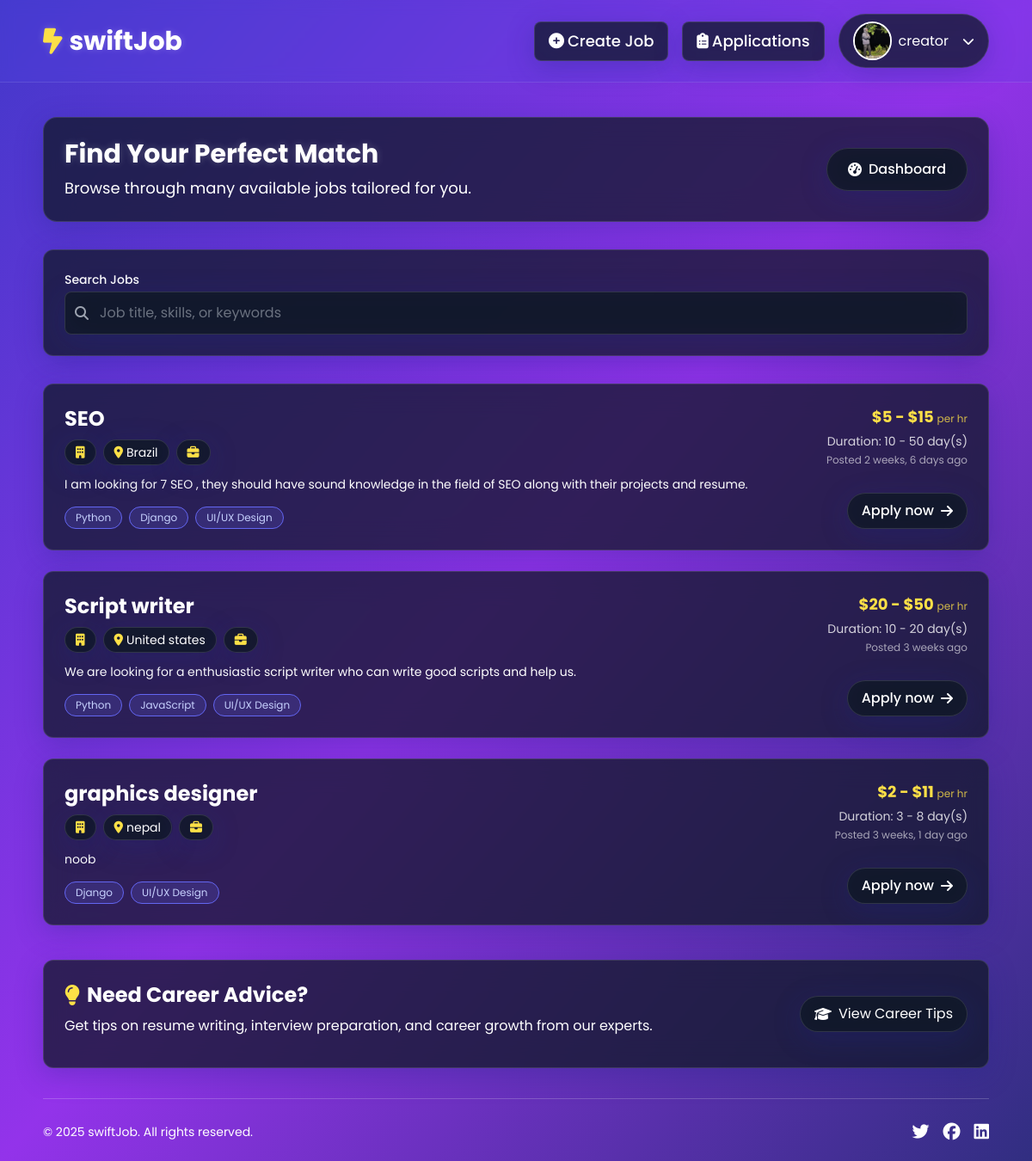
/job/avialable-jobs/ (signed in), run on the app's committed database.
### accounts/models.py (models this page shows, shortened)
class Profile(models.Model):
    JOB_SEEKER = 'job_seeker'
    JOB_CREATOR = 'job_creator'
    ROLE_CHOICES = [
        (JOB_SEEKER, 'Job Seeker'),
        (JOB_CREATOR, 'Job Creator'),
    ]
    user = models.OneToOneField(User, on_delete=models.CASCADE)
    profile_picture = models.ImageField(upload_to='profile_pics/', null=True, blank=True, default='images/default.webp')
    role = models.CharField(max_length=20, choices=ROLE_CHOICES, default=JOB_SEEKER)

### job/models.py (models this page shows, shortened)
class JobCreation(models.Model):
    job_creator = models.ForeignKey(User, on_delete=models.CASCADE)
    job_title = models.CharField(max_length=200)
    category = models.ForeignKey(Category, on_delete=models.CASCADE)
    job_description = models.TextField()
    min_price = models.IntegerField(validators=[MinValueValidator(0)],default=0)
    max_price = models.IntegerField(validators=[MinValueValidator(0)])
    min_time = models.IntegerField(validators=[MinValueValidator(0)])
    max_time = models.IntegerField(validators=[MinValueValidator(0)])
    location = models.CharField(max_length=50,null=True,blank=True)
    required_skills = models.ManyToManyField(Skill)
    experience = models.ForeignKey(Experience, on_delete=models.SET_NULL,null=True,blank=True)
    created_at = models.DateTimeField(auto_now_add=True)
    slug = models.SlugField(unique=True,null=True,blank=True)

class Skill(models.Model):
    name = models.CharField(max_length=200)
    slug = models.SlugField(unique=True,null=True,blank=True)
    def __str__(self):
        return self.name

### job/views.py (the view)
# urls.py: path('avialable-jobs/',views.available_jobs_view,name='avialable-jobs'),
def available_jobs_view(request):
    query = request.GET.get('q', '')
    jobs = JobCreation.objects.all().order_by('-created_at')
    search_results = []
    if query:
        search_results = jobs.filter(Q(job_title__icontains=query) | Q(category__name__icontains=query) | Q(required_skills__name__icontains=query)).distinct()
    else:
        search_results = jobs
    context = {
        'jobs':jobs,
        'query':query,
        'search_results':search_results
    }
    return render(request,'job/avialable_jobs.html',context)

### job/templates/job/avialable_jobs.html (shortened to what this page needs)
{% extends 'base.html' %}
{% load static %}
{% block content %}
<div class="text-white">
    <div class="glass-effect p-6 xs-p-4 rounded-2xl mb-8 xs-mb-5">
        <div class="flex flex-col md:flex-row justify-between items-center gap-4">
            <div>
                <h1 class="text-3xl xs-text-2xl font-bold mb-2 text-shadow">Find Your Perfect Match</h1>
                <p class="text-lg xs-text-base">Browse through {{ jobs_count|default:"many" }} available jobs tailored for you.</p>
            </div>
            <div class="flex items-center gap-3">
                <a href="{% url 'job:job-seeker' %}" class="glass-effect py-3 xs-py-2 px-6 xs-px-4 rounded-full font-medium hover:bg-white hover:text-indigo-700 transition-all duration-300 ease-in-out flex items-center gap-2 hover-scale">
                    <i class="fa-solid fa-gauge-high"></i> Dashboard
                </a>
            </div>
        </div>
    </div>
    <div class="glass-effect p-6 xs-p-4 rounded-xl mb-8 xs-mb-5">
        <form method="GET" action="{% url 'job:avialable-jobs' %}">
            <div class="grid grid-cols-1 md:grid-cols-1 gap-4 xs-gap-3">
                <div class="col-span-1 md:col-span-2">
                    <label for="search" class="block text-sm font-medium mb-1">Search Jobs</label>
                    <div class="relative">
                        <i class="fa-solid fa-search absolute z-10 left-3 top-1/2 transform -translate-y-1/2 text-gray-400"></i>
                        <input type="text" id="search" name="q" query="{{query}}" placeholder="Job title, skills, or keywords"
                                class="glass-effect py-3 xs-py-2 px-10 rounded-lg w-full focus:outline-none focus:ring-2 focus:ring-yellow-300"
                                value="{{query}}">
                    </div>
                </div>
            </div>
        </form>
    </div>
     {% if query %}
     {% if search_results %}
     <p class="text-lg md:text-2xl xs-p-4 xs-text-base md:font-medium mb-8">Search result for "{{query}}" </p>
     {% for job in search_results %}
     <div class="glass-effect p-6 xs-p-4 mb-5 rounded-xl hover-scale transition-all duration-300">
         <div class="flex flex-col lg:flex-row justify-between gap-4">
             <div class="flex-1">
                 <h2 class="text-2xl xs-text-xl font-bold mb-2">{{ job.job_title }}</h2>
                 <div class="flex flex-wrap gap-2 mb-3">
                     <span class="glass-effect py-1 px-3 rounded-full text-sm xs-text-xs flex items-center gap-1">
                         <i class="fa-solid fa-building text-yellow-300"></i> {{ job.company_name }}
                     </span>
                     {% if job.location %}
                     <span class="glass-effect py-1 px-3 rounded-full text-sm xs-text-xs flex items-center gap-1">
                         <i class="fa-solid fa-location-dot text-yellow-300"></i> {{ job.location }}
                     </span>
                     {% else %}
                     <span class="glass-effect py-1 px-3 rounded-full text-sm xs-text-xs flex items-center gap-1">
                         <i class="fa-solid fa-globe text-yellow-300"></i> Remote
                     </span>
                     {% endif %}
                     <span class="glass-effect py-1 px-3 rounded-full text-sm xs-text-xs flex items-center gap-1">
                         <i class="fa-solid fa-briefcase text-yellow-300"></i> {{ job.category.name }}
                     </span>
                 </div>
                 <p class="text-sm xs-text-xs mb-4 line-clamp-2">{{ job.job_description }}</p>
                 <div class="flex flex-wrap gap-2 mt-4">
                     {% for skill in job.required_skills.all %}
                     <span class="bg-indigo-500 bg-opacity-20 text-indigo-200 text-xs px-3 py-1 rounded-full border border-indigo-500">
                         {{ skill }}
                     </span>
                     {% endfor %}
                 </div>
             </div>
             <div class="flex flex-col justify-between items-end">
                 <div class="text-right mb-4 lg:mb-0">
                     <div class="text-yellow-300 font-bold text-lg xs-text-base mb-1">
                         ${{ job.min_price }} - ${{ job.max_price }}
                         <span class="text-xs font-normal opacity-80">per hr</span>
                     </div>
                     <div class="text-sm xs-text-xs opacity-80">
                         Duration: {{ job.min_time }} - {{ job.max_time }} day(s)
                     </div>
                     <div class="text-xs opacity-60 mt-1">
                         Posted {{ job.created_at|timesince }} ago
                     </div>
                 </div>
                 <a href="{% url "application:job-application-form" job.slug %}" class="glass-effect py-2 px-4 rounded-full font-medium hover:bg-white hover:text-indigo-700 transition-all duration-300 ease-in-out flex items-center gap-2 hover-scale">
                     Apply now <i class="fa-solid fa-arrow-right"></i>
                 </a>
             </div>
         </div>
     </div>
 {% endfor %}
 {% else %}
 <h2 class="text-xl md:text-2xl font-medium">No jobs found for "{{query}}" </h2>
     {% endif %}
     {% else %}
     <div class="space-y-6 xs-space-y-4">
         {% if jobs %}
             {% for job in jobs %}
                 <div class="glass-effect p-6 xs-p-4 rounded-xl hover-scale transition-all duration-300">
                     <div class="flex flex-col lg:flex-row justify-between gap-4">
                         <div class="flex-1">
                             <h2 class="text-2xl xs-text-xl font-bold mb-2">{{ job.job_title }}</h2>
                             <div class="flex flex-wrap gap-2 mb-3">
                                 <span class="glass-effect py-1 px-3 rounded-full text-sm xs-text-xs flex items-center gap-1">
                                     <i class="fa-solid fa-building text-yellow-300"></i> {{ job.company_name }}
                                 </span>
                                 {% if job.location %}
                                 <span class="glass-effect py-1 px-3 rounded-full text-sm xs-text-xs flex items-center gap-1">
                                     <i class="fa-solid fa-location-dot text-yellow-300"></i> {{ job.location }}
                                 </span>
                                 {% else %}
                                 <span class="glass-effect py-1 px-3 rounded-full text-sm xs-text-xs flex items-center gap-1">
                                     <i class="fa-solid fa-globe text-yellow-300"></i> Remote
                                 </span>
                                 {% endif %}
                                 <span class="glass-effect py-1 px-3 rounded-full text-sm xs-text-xs flex items-center gap-1">
                                     <i class="fa-solid fa-briefcase text-yellow-300"></i> {{ job.job_type }}
                                 </span>
                             </div>
                             <p class="text-sm xs-text-xs mb-4 line-clamp-2">{{ job.job_description }}</p>
                             <div class="flex flex-wrap gap-2 mt-4">
                                 {% for skill in job.required_skills.all %}
                                 <span class="bg-indigo-500 bg-opacity-20 text-indigo-200 text-xs px-3 py-1 rounded-full border border-indigo-500">
                                     {{ skill }}
                                 </span>
                                 {% endfor %}
                             </div>
                         </div>
                         <div class="flex flex-col justify-between items-end">
                             <div class="text-right mb-4 lg:mb-0">
                                 <div class="text-yellow-300 font-bold text-lg xs-text-base mb-1">
                                     ${{ job.min_price }} - ${{ job.max_price }}
                                     <span class="text-xs font-normal opacity-80">per hr</span>
                                 </div>
                                 <div class="text-sm xs-text-xs opacity-80">
                                     Duration: {{ job.min_time }} - {{ job.max_time }} day(s)
                                 </div>
                                 <div class="text-xs opacity-60 mt-1">
                                     Posted {{ job.created_at|timesince }} ago
                                 </div>
                             </div>
                             <a href="{% url "application:job-application-form" job.slug %}" class="glass-effect py-2 px-4 rounded-full font-medium hover:bg-white hover:text-indigo-700 transition-all duration-300 ease-in-out flex items-center gap-2 hover-scale">
                                 Apply now <i class="fa-solid fa-arrow-right"></i>
                             </a>
                         </div>
                     </div>
                 </div>
             {% endfor %}
         {% endif %}
     </div>
     <div class="glass-effect p-6 xs-p-4 rounded-xl mt-10">
         <div class="flex flex-col md:flex-row justify-between items-center gap-4">
             <div>
                 <h2 class="text-2xl xs-text-xl font-bold mb-2 flex items-center gap-2">
                     <i class="fa-solid fa-lightbulb text-yellow-300"></i> Need Career Advice?
                 </h2>
                 <p class="mb-3">Get tips on resume writing, interview preparation, and career growth from our experts.</p>
             </div>
             <a href="#" class="glass-effect py-2 px-4 rounded-full hover:bg-white hover:text-indigo-700 transition-all duration-300 flex items-center gap-2 hover-scale">
                 <i class="fa-solid fa-graduation-cap"></i> View Career Tips
             </a>
         </div>
     </div>
 </div>
     {% endif %}
{% endblock content %}

### templates/base.html (shortened to what this page needs)
{% load static tailwind_tags %}
{% load static %}
<!DOCTYPE html>
<html lang="en">
<head>
    <link rel="stylesheet" href="https://cdnjs.cloudflare.com/ajax/libs/font-awesome/6.7.2/css/all.min.css" />
    {% tailwind_css %}
    <link rel="stylesheet" href="{% static "css/style.css" %}">
</head>
<body class="font-['Poppins',sans-serif] bg-gradient-to-br from-indigo-700 via-purple-600 to-indigo-900 min-h-screen relative overflow-x-hidden">
    <header class="text-white sticky top-0 z-50">
        <nav class="navbar-blur flex justify-between py-4 px-5 md:px-[50px] xs-px-2 xs-py-2 lg:max-w-screen-xl mx-auto w-full transition-all duration-300">
            <a href="{% if request.user.is_authenticated and request.user.profile.role == 'job_creator' %} {% url "job:job-creator" %} {% elif request.user.is_authenticated and request.user.profile.role == 'job_seeker'  %}{% url "job:job-seeker" %} {% else %} / {% endif %}" class="text-2xl font-bold md:text-3xl xs-text-lg flex items-center text-shadow">
                <i class="fa-solid fa-bolt-lightning mr-2 text-yellow-300"></i>swiftJob
            </a>
            {% if request.user.is_authenticated %}
            <div class="flex gap-4 xs-gap-3 items-center relative">
                {% if request.user.profile.role == 'job_creator' %}
                <a href="{% url "job:job-creation-form" %}" class="glass-effect md:font-medium md:text-lg xs-text-sm md:hover:text-yellow-300 md:transition-all duration-300 ease-in-out py-2 px-5 md:px-4 xs-px-3 xs-py-2 rounded-lg hidden md:flex md:items-center hover-scale">
                    <i class="fa-solid fa-plus-circle mr-1"></i> <span class="max-xs:hidden">Create Job</span>
                </a>
                <a href="{% url "application:applications" %}" class="glass-effect md:font-medium md:text-lg xs-text-sm md:hover:text-yellow-300 md:transition-all duration-300 ease-in-out py-2 px-5 md:px-4 xs-px-3 xs-py-2 rounded-lg hidden md:flex md:items-center hover-scale">
                    <i class="fa-solid fa-clipboard-list mr-1"></i> <span class="max-xs:hidden">Applications</span>
                </a>
                {% endif %}
                <div id="profile" class="flex items-center gap-4 xs-gap-2 glass-effect py-2 px-4 xs-px-3 xs-py-2 rounded-full hover-scale transition-all duration-300 cursor-pointer">
                    <span class="flex gap-2 items-center">
                        {% if user.profile.profile_picture %}
                        <img src="{{user.profile.profile_picture.url}}" alt="" class="h-[45px] w-[45px] xs-h-8 xs-w-8 rounded-full object-cover object-center border-2 border-white">
                        {% else %}
                        <img src="{% static "images/default.webp" %}" alt="" class="h-[45px] w-[45px] xs-h-8 xs-w-8 rounded-full object-contain object-center border-2 border-white">
                        {% endif %}
                        <p class="hidden md:block"> {{user.username}} </p>
                    </span>
                    <i class="fa-solid fa-chevron-down text-sm" id="dropdown-arrow"></i>
                </div>
            </div>
            {% endif %}
        </nav>
    </header>
    <main class="max-w-screen-xl mb-5  mx-auto px-5 md:px-[50px] xs-px-2 py-10 xs-py-5">
        {% block content %}{% endblock content %}
    </main>
    <footer class="mt-auto text-white py-6 xs-py-4 max-w-screen-xl mx-auto">
        <div class="max-w-screen-xl mx-auto px-5 md:px-[50px] xs-px-3 absolute bottom-0 w-full pb-5">
            <div class="flex flex-col md:flex-row justify-between items-center border-t border-white/20 pt-6 xs-pt-4">
                <div>
                    <p class="text-sm xs-text-xs">&copy; 2025 swiftJob. All rights reserved.</p>
                </div>
                <div class="flex gap-4 xs-gap-3 mt-4 md:mt-0">
                    <a href="#" class="text-white hover:text-yellow-300"><i class="fa-brands fa-twitter text-xl xs-text-lg"></i></a>
                    <a href="#" class="text-white hover:text-yellow-300"><i class="fa-brands fa-facebook text-xl xs-text-lg"></i></a>
                    <a href="#" class="text-white hover:text-yellow-300"><i class="fa-brands fa-linkedin text-xl xs-text-lg"></i></a>
                </div>
            </div>
        </div>
    </footer>
</body>
</html>

### data on the page
JobCreation: job_title "SEO", location "Brazil", job_description "I am looking for 7 SEO , they should have sound knowledge in the field of SEO along with their projects and resume.", min_price "5", max_price "15", min_time "10", max_time "50", created_at "2 weeks, 6 days"
Skill: name "Python"
Skill: name "Django"
Skill: name "UI/UX Design"
JobCreation: job_title "Script writer", location "United states", job_description "We are looking for a enthusiastic script writer who can write good scripts and help us.", min_price "20", max_price "50", min_time "10", max_time "20", created_at "3 weeks"
Skill: name "JavaScript"
JobCreation: job_title "graphics designer", location "nepal", job_description "noob", min_price "2", max_price "11", min_time "3", max_time "8", created_at "3 weeks, 1 day"

### other printed values
{{ user.username }} "creator"
{{ jobs_count|default:"many" }} "many"
